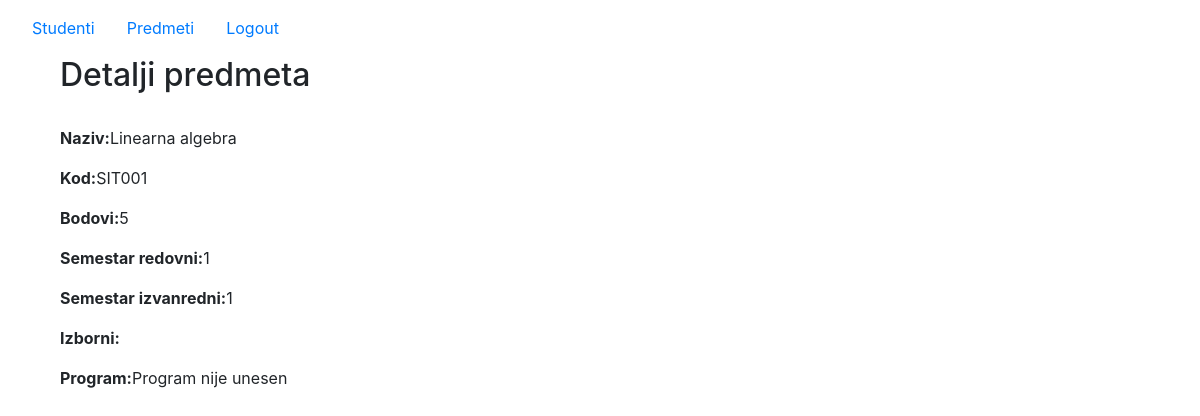
/subj_details/1 (signed in), run on the app's committed database.
### project/App/models.py (models this page shows, shortened)
class Subject(models.Model):
    ime = models.CharField(max_length=255)
    kod = models.CharField(max_length=16, unique=True)
    program = models.TextField()
    bodovi = models.IntegerField()
    sem_redovni = models.IntegerField()
    sem_izvanredni = models.IntegerField()
    class Izborni(models.TextChoices):
        DA = "DA", _('Da')
        NE = "NE", _('Ne')
    izborni = models.CharField(choices=Izborni.choices, default=Izborni.NE, max_length=2)

### project/App/decorations.py (the view)
    def wrap (request, *args, **kwargs):
        if request.user.role == "MENTOR":
            return function(request, *args, **kwargs)
        else:
            return redirect('login')

### project/App/decorations.py (called while the page is built)
def mentor_required(function):
    def wrap (request, *args, **kwargs):
        if request.user.role == "MENTOR":
            return function(request, *args, **kwargs)
        else:
            return redirect('login')
    return wrap

### project/App/views.py (called while the page is built)
@mentor_required
def subject_details_view(request, subject_id):
    subject = Subject.objects.get(id=subject_id)
    return render(request, 'subj_details.html', {'subject':subject})

### project/templates/subj_details.html
{% extends 'base.html' %}
{% block content%}
<div>
    <h2>Detalji predmeta</h2><br>
    <p><b>Naziv:</b>{{subject.ime}}</p>
    <p><b>Kod:</b>{{subject.kod}}</p>
    <p><b>Bodovi:</b>{{subject.bodovi}}</p>
    <p><b>Semestar redovni:</b>{{subject.sem_redovni}}</p>
    <p><b>Semestar izvanredni:</b>{{subject.sem_izvanredni}}</p>
    <p><b>Izborni:</b>{{subject.itborni}}</p>
    <p><b>Program:</b>{{subject.program}}</p>
</div>
{% endblock%}

### data on the page
Subject: ime "Linearna algebra", kod "SIT001", bodovi "5", sem_redovni "1", sem_izvanredni "1", program "Program nije unesen"
